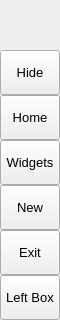
        <widget class="QFrame" name="leftMenuBg">
         <property name="minimumSize">
          <size>
           <width>60</width>
           <height>0</height>
          </size>
         </property>
         <property name="maximumSize">
          <size>
           <width>60</width>
           <height>16777215</height>
          </size>
         </property>
         <property name="frameShape">
          <enum>QFrame::NoFrame</enum>
         </property>
         <property name="frameShadow">
          <enum>QFrame::Raised</enum>
         </property>
         <layout class="QVBoxLayout" name="verticalLayout_3">
          <property name="spacing">
           <number>0</number>
          </property>
          <property name="leftMargin">
           <number>0</number>
          </property>
          <property name="topMargin">
           <number>0</number>
          </property>
          <property name="rightMargin">
           <number>0</number>
          </property>
          <property name="bottomMargin">
           <number>0</number>
          </property>
          <item>
           <widget class="QFrame" name="topLogoInfo">
            <property name="minimumSize">
             <size>
              <width>0</width>
              <height>50</height>
             </size>
            </property>
            <property name="maximumSize">
             <size>
              <width>16777215</width>
              <height>50</height>
             </size>
            </property>
            <property name="frameShape">
             <enum>QFrame::NoFrame</enum>
            </property>
            <property name="frameShadow">
             <enum>QFrame::Raised</enum>
            </property>
            <widget class="QLabel" name="titleLeftApp">
             <property name="geometry">
              <rect>
               <x>70</x>
               <y>8</y>
               <width>160</width>
               <height>20</height>
              </rect>
             </property>
             <property name="font">
              <font>
               <family>Segoe UI Semibold</family>
               <pointsize>12</pointsize>
               <weight>7</weight>
               <italic>false</italic>
               <bold>false</bold>
              </font>
             </property>
             <property name="text">
              <string>PyDracula</string>
             </property>
             <property name="alignment">
              <set>Qt::AlignLeading|Qt::AlignLeft|Qt::AlignTop</set>
             </property>
            </widget>
            <widget class="QLabel" name="titleLeftDescription">
             <property name="geometry">
              <rect>
               <x>70</x>
               <y>27</y>
               <width>160</width>
               <height>16</height>
              </rect>
             </property>
             <property name="maximumSize">
              <size>
               <width>16777215</width>
               <height>16</height>
              </size>
             </property>
             <property name="font">
              <font>
               <family>Segoe UI</family>
               <pointsize>8</pointsize>
               <weight>50</weight>
               <italic>false</italic>
               <bold>false</bold>
              </font>
             </property>
             <property name="text">
              <string>Modern GUI / Flat Style</string>
             </property>
             <property name="alignment">
              <set>Qt::AlignLeading|Qt::AlignLeft|Qt::AlignTop</set>
             </property>
            </widget>
            <widget class="QFrame" name="topLogo">
             <property name="geometry">
              <rect>
               <x>10</x>
               <y>0</y>
               <width>42</width>
               <height>42</height>
              </rect>
             </property>
             <property name="minimumSize">
              <size>
               <width>42</width>
               <height>42</height>
              </size>
             </property>
             <property name="maximumSize">
              <size>
               <width>42</width>
               <height>42</height>
              </size>
             </property>
             <property name="styleSheet">
              <string notr="true">image: url(:/images/images/images/ziatext.png);</string>
             </property>
             <property name="frameShape">
              <enum>QFrame::NoFrame</enum>
             </property>
             <property name="frameShadow">
              <enum>QFrame::Raised</enum>
             </property>
            </widget>
           </widget>
          </item>
          <item>
           <widget class="QFrame" name="leftMenuFrame">
            <property name="frameShape">
             <enum>QFrame::NoFrame</enum>
            </property>
            <property name="frameShadow">
             <enum>QFrame::Raised</enum>
            </property>
            <layout class="QVBoxLayout" name="verticalMenuLayout">
             <property name="spacing">
              <number>0</number>
             </property>
             <property name="leftMargin">
              <number>0</number>
             </property>
             <property name="topMargin">
              <number>0</number>
             </property>
             <property name="rightMargin">
              <number>0</number>
             </property>
             <property name="bottomMargin">
              <number>0</number>
             </property>
             <item>
              <widget class="QFrame" name="toggleBox">
               <property name="maximumSize">
                <size>
                 <width>16777215</width>
                 <height>45</height>
                </size>
               </property>
               <property name="frameShape">
                <enum>QFrame::NoFrame</enum>
               </property>
               <property name="frameShadow">
                <enum>QFrame::Raised</enum>
               </property>
               <layout class="QVBoxLayout" name="verticalLayout_4">
                <property name="spacing">
                 <number>0</number>
                </property>
                <property name="leftMargin">
                 <number>0</number>
                </property>
                <property name="topMargin">
                 <number>0</number>
                </property>
                <property name="rightMargin">
                 <number>0</number>
                </property>
                <property name="bottomMargin">
                 <number>0</number>
                </property>
                <item>
                 <widget class="QPushButton" name="toggleButton">
                  <property name="sizePolicy">
                   <sizepolicy hsizetype="Expanding" vsizetype="Fixed">
                    <horstretch>0</horstretch>
                    <verstretch>0</verstretch>
                   </sizepolicy>
                  </property>
                  <property name="minimumSize">
                   <size>
                    <width>0</width>
                    <height>45</height>
                   </size>
                  </property>
                  <property name="font">
                   <font>
                    <family>Segoe UI</family>
                    <pointsize>10</pointsize>
                    <weight>50</weight>
                    <italic>false</italic>
                    <bold>false</bold>
                   </font>
                  </property>
                  <property name="cursor">
                   <cursorShape>PointingHandCursor</cursorShape>
                  </property>
                  <property name="layoutDirection">
                   <enum>Qt::LeftToRight</enum>
                  </property>
                  <property name="styleSheet">
                   <string notr="true">background-image: url(:/icons/images/icons/icon_menu.png);</string>
                  </property>
                  <property name="text">
                   <string>Hide</string>
                  </property>
                 </widget>
                </item>
               </layout>
              </widget>
             </item>
             <item alignment="Qt::AlignTop">
              <widget class="QFrame" name="topMenu">
               <property name="frameShape">
                <enum>QFrame::NoFrame</enum>
               </property>
               <property name="frameShadow">
                <enum>QFrame::Raised</enum>
               </property>
               <layout class="QVBoxLayout" name="verticalLayout_8">
                <property name="spacing">
                 <number>0</number>
                </property>
                <property name="leftMargin">
                 <number>0</number>
                </property>
                <property name="topMargin">
                 <number>0</number>
                </property>
                <property name="rightMargin">
                 <number>0</number>
                </property>
                <property name="bottomMargin">
                 <number>0</number>
                </property>
                <item>
                 <widget class="QPushButton" name="btn_home">
                  <property name="sizePolicy">
                   <sizepolicy hsizetype="Expanding" vsizetype="Fixed">
                    <horstretch>0</horstretch>
                    <verstretch>0</verstretch>
                   </sizepolicy>
                  </property>
                  <property name="minimumSize">
                   <size>
                    <width>0</width>
                    <height>45</height>
                   </size>
                  </property>
                  <property name="font">
                   <font>
                    <family>Segoe UI</family>
                    <pointsize>10</pointsize>
                    <weight>50</weight>
                    <italic>false</italic>
                    <bold>false</bold>
                   </font>
                  </property>
                  <property name="cursor">
                   <cursorShape>PointingHandCursor</cursorShape>
                  </property>
                  <property name="layoutDirection">
                   <enum>Qt::LeftToRight</enum>
                  </property>
                  <property name="styleSheet">
                   <string notr="true">background-image: url(:/icons/images/icons/cil-home.png);</string>
                  </property>
                  <property name="text">
                   <string>Home</string>
                  </property>
                 </widget>
                </item>
                <item>
                 <widget class="QPushButton" name="btn_widgets">
                  <property name="sizePolicy">
                   <sizepolicy hsizetype="Expanding" vsizetype="Fixed">
                    <horstretch>0</horstretch>
                    <verstretch>0</verstretch>
                   </sizepolicy>
                  </property>
                  <property name="minimumSize">
                   <size>
                    <width>0</width>
                    <height>45</height>
                   </size>
                  </property>
                  <property name="font">
                   <font>
                    <family>Segoe UI</family>
                    <pointsize>10</pointsize>
                    <weight>50</weight>
                    <italic>false</italic>
                    <bold>false</bold>
                   </font>
                  </property>
                  <property name="cursor">
                   <cursorShape>PointingHandCursor</cursorShape>
                  </property>
                  <property name="layoutDirection">
                   <enum>Qt::LeftToRight</enum>
                  </property>
                  <property name="styleSheet">
                   <string notr="true">background-image: url(:/icons/images/icons/cil-gamepad.png);</string>
                  </property>
                  <property name="text">
                   <string>Widgets</string>
                  </property>
                 </widget>
                </item>
                <item>
                 <widget class="QPushButton" name="btn_new">
                  <property name="sizePolicy">
                   <sizepolicy hsizetype="Expanding" vsizetype="Fixed">
                    <horstretch>0</horstretch>
                    <verstretch>0</verstretch>
                   </sizepolicy>
                  </property>
                  <property name="minimumSize">
                   <size>
                    <width>0</width>
                    <height>45</height>
                   </size>
                  </property>
                  <property name="font">
                   <font>
                    <family>Segoe UI</family>
                    <pointsize>10</pointsize>
                    <weight>50</weight>
                    <italic>false</italic>
                    <bold>false</bold>
                   </font>
                  </property>
                  <property name="cursor">
                   <cursorShape>PointingHandCursor</cursorShape>
                  </property>
                  <property name="layoutDirection">
                   <enum>Qt::LeftToRight</enum>
                  </property>
                  <property name="styleSheet">
                   <string notr="true">background-image: url(:/icons/images/icons/cil-file.png);</string>
                  </property>
                  <property name="text">
                   <string>New</string>
                  </property>
                 </widget>
                </item>
                <item>
                 <widget class="QPushButton" name="btn_exit">
                  <property name="sizePolicy">
                   <sizepolicy hsizetype="Expanding" vsizetype="Fixed">
                    <horstretch>0</horstretch>
                    <verstretch>0</verstretch>
                   </sizepolicy>
                  </property>
                  <property name="minimumSize">
                   <size>
                    <width>0</width>
                    <height>45</height>
                   </size>
                  </property>
                  <property name="font">
                   <font>
                    <family>Segoe UI</family>
                    <pointsize>10</pointsize>
                    <weight>50</weight>
                    <italic>false</italic>
                    <bold>false</bold>
                   </font>
                  </property>
                  <property name="cursor">
                   <cursorShape>PointingHandCursor</cursorShape>
                  </property>
                  <property name="layoutDirection">
                   <enum>Qt::LeftToRight</enum>
                  </property>
                  <property name="styleSheet">
                   <string notr="true">background-image: url(:/icons/images/icons/cil-x.png);</string>
                  </property>
                  <property name="text">
                   <string>Exit</string>
                  </property>
                 </widget>
                </item>
               </layout>
              </widget>
             </item>
             <item alignment="Qt::AlignBottom">
              <widget class="QFrame" name="bottomMenu">
               <property name="frameShape">
                <enum>QFrame::NoFrame</enum>
               </property>
               <property name="frameShadow">
                <enum>QFrame::Raised</enum>
               </property>
               <layout class="QVBoxLayout" name="verticalLayout_9">
                <property name="spacing">
                 <number>0</number>
                </property>
                <property name="leftMargin">
                 <number>0</number>
                </property>
                <property name="topMargin">
                 <number>0</number>
                </property>
                <property name="rightMargin">
                 <number>0</number>
                </property>
                <property name="bottomMargin">
                 <number>0</number>
                </property>
                <item>
                 <widget class="QPushButton" name="toggleLeftBox">
                  <property name="sizePolicy">
                   <sizepolicy hsizetype="Expanding" vsizetype="Fixed">
                    <horstretch>0</horstretch>
                    <verstretch>0</verstretch>
                   </sizepolicy>
                  </property>
                  <property name="minimumSize">
                   <size>
                    <width>0</width>
                    <height>45</height>
                   </size>
                  </property>
                  <property name="font">
                   <font>
                    <family>Segoe UI</family>
                    <pointsize>10</pointsize>
                    <weight>50</weight>
                    <italic>false</italic>
                    <bold>false</bold>
                   </font>
                  </property>
                  <property name="cursor">
                   <cursorShape>PointingHandCursor</cursorShape>
                  </property>
                  <property name="layoutDirection">
                   <enum>Qt::LeftToRight</enum>
                  </property>
                  <property name="styleSheet">
                   <string notr="true">background-image: url(:/icons/images/icons/icon_settings.png);</string>
                  </property>
                  <property name="text">
                   <string>Left Box</string>
                  </property>
                 </widget>
                </item>
               </layout>
              </widget>
             </item>
            </layout>
           </widget>
          </item>
         </layout>
        </widget>
